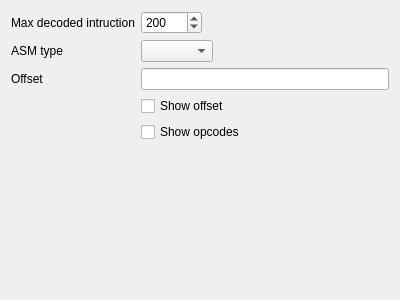
<?xml version="1.0" encoding="UTF-8"?>
<ui version="4.0">
 <comment>
 Released as open source by Gabriel Caudrelier

 Developed by Gabriel Caudrelier, gabriel dot caudrelier at gmail dot com

 https://github.com/metrodango/pip3line

 Released under AGPL see LICENSE for more information
 </comment>
 <class>DistormWidget</class>
 <widget class="QWidget" name="DistormWidget">
  <property name="geometry">
   <rect>
    <x>0</x>
    <y>0</y>
    <width>400</width>
    <height>300</height>
   </rect>
  </property>
  <property name="windowTitle">
   <string>Form</string>
  </property>
  <layout class="QFormLayout" name="formLayout">
   <property name="fieldGrowthPolicy">
    <enum>QFormLayout::ExpandingFieldsGrow</enum>
   </property>
   <property name="labelAlignment">
    <set>Qt::AlignLeading|Qt::AlignLeft|Qt::AlignVCenter</set>
   </property>
   <item row="0" column="0">
    <widget class="QLabel" name="maxInstructionLabel">
     <property name="text">
      <string>Max decoded intruction</string>
     </property>
    </widget>
   </item>
   <item row="0" column="1">
    <widget class="QSpinBox" name="maxInstructionSpinBox">
     <property name="minimum">
      <number>1</number>
     </property>
     <property name="maximum">
      <number>65535</number>
     </property>
     <property name="value">
      <number>200</number>
     </property>
    </widget>
   </item>
   <item row="1" column="0">
    <widget class="QLabel" name="asmTypeLabel">
     <property name="text">
      <string>ASM type</string>
     </property>
    </widget>
   </item>
   <item row="1" column="1">
    <widget class="QComboBox" name="asmTypeComboBox">
     <property name="currentIndex">
      <number>-1</number>
     </property>
    </widget>
   </item>
   <item row="2" column="0">
    <widget class="QLabel" name="offsetLabel">
     <property name="text">
      <string>Offset</string>
     </property>
    </widget>
   </item>
   <item row="2" column="1">
    <widget class="QLineEdit" name="offsetLineEdit">
     <property name="toolTip">
      <string>Offset in hexadecimal</string>
     </property>
     <property name="inputMask">
      <string notr="true"/>
     </property>
     <property name="maxLength">
      <number>32</number>
     </property>
     <property name="cursorPosition">
      <number>0</number>
     </property>
    </widget>
   </item>
   <item row="3" column="1">
    <widget class="QCheckBox" name="showOffsetCheckBox">
     <property name="text">
      <string>Show offset</string>
     </property>
    </widget>
   </item>
   <item row="4" column="1">
    <widget class="QCheckBox" name="showOpcodesCheckBox">
     <property name="text">
      <string>Show opcodes</string>
     </property>
    </widget>
   </item>
  </layout>
 </widget>
 <resources/>
 <connections/>
</ui>
